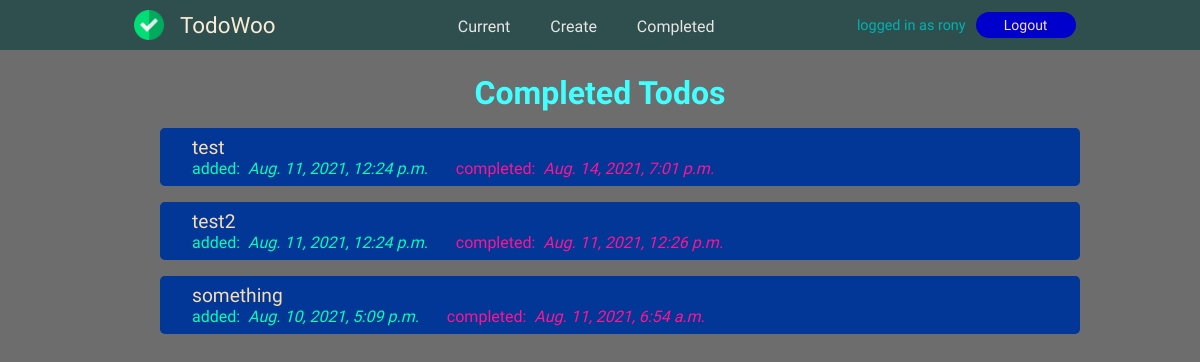
The page /todo/completed/ (signed in) on the database as committed earlier.
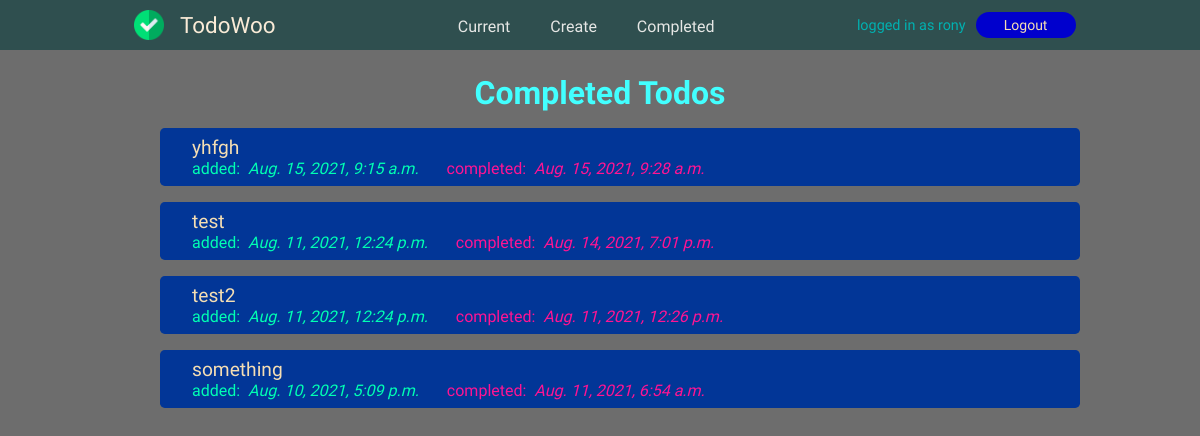
The same page on the database as committed later.
### todo/models.py (models this page shows, shortened)
class Todo(models.Model):
    title = models.CharField(max_length=150)
    description = models.TextField(blank=True)
    important = models.BooleanField()
    date_created = models.DateTimeField(auto_now_add=True)
    date_completed = models.DateTimeField(blank=True, null=True)
    author = models.ForeignKey(User, on_delete=models.CASCADE)

### todo/views.py (the view)
# urls.py: path('todo/completed/', views.completedtodos, name='completedtodos')
@login_required
def completedtodos(request):
    todos = Todo.objects.filter(author=request.user, date_completed__isnull=False).order_by('-date_completed')
    return render(request, "todo/completedtodos.html", {'todos': todos})

### todo/templates/todo/completedtodos.html
{% extends 'todo/base.html' %}
{% block content %}
<div class="container">
    {% if todos %}
    <h2>Completed Todos</h2>
    <ul>
        {% for todo in todos %}
        <li class="completedtodo">
            <span class="todo-title">{{ todo.title }}</span> <br>
            <span class="date-added">added:&nbsp;&nbsp;<em>{{ todo.date_created }}</em></span>
            <span class="date-completed">completed:&nbsp;&nbsp;<em>{{ todo.date_completed }}</em></span>
        </li>
        {% endfor %}
    </ul>
    {% else %}
    <div class="empty-todos">
        <p>
            No todos completed yet
        </p>
    </div>
    {% endif %}
</div>
{% endblock content %}

Rows that differ between the two databases and show on the page:
added Todo: title "yhfgh", date_created "Aug. 15, 2021, 9:15 a.m.", date_completed "Aug. 15, 2021, 9:28 a.m."
